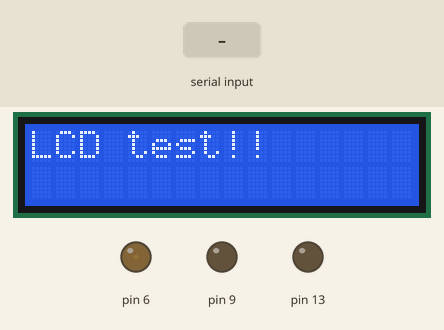
Simulated run of this sketch. Board: Arduino Uno, built with avr-gcc and run on an emulated ATmega328P. Parts: 16×2 character LCD, output pins drawn as LEDs (lit = HIGH). The test bench sets the inputs (shaded band). What the sketch prints to the serial monitor is not drawn.

Above: at 0.1 s.
At 1.6 s:
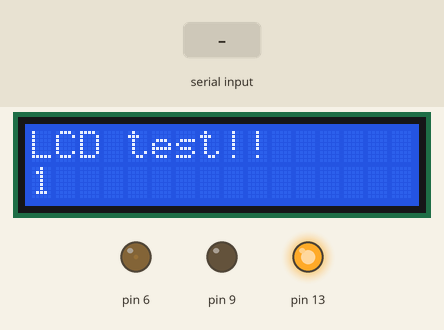
1.7 s: "N" received over Serial
At 2.8 s:
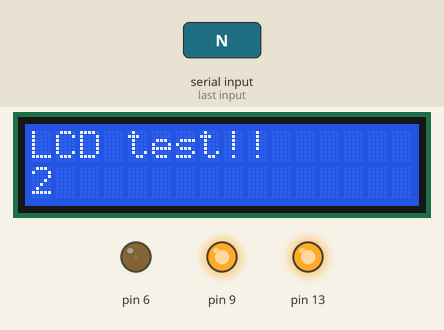
Timing chart, 0 to 4.7 s (numbered marks = the images above; inputs shaded):
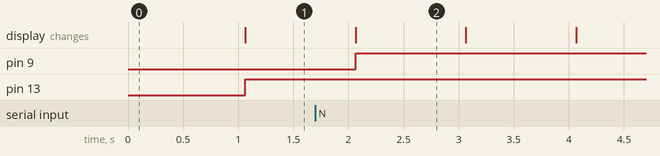

Measured:
- after the input at 1.7 s, pin 9: LOW → HIGH after 0.36 s
- what the display in image 2 shows lasts 1.0 s, from 2.1 s to 3.1 s

The sketch:

LCD.ino
```cpp
/*
Library Originally added by David A Mellis
Library Modified by Limor Fried
Example added by Tom Igoe
Modified by Tom Igoe
This example is in the public domain. http://www.arduino.cc.en/Tutorial/LiquidCrystal
Contrast modification by Ahmed Murtaza Qureshi (www.engineeringlearning.blogspot.com)
*/
#include <LiquidCrystal.h>
char ch;
int Contrast=5;
// initialize the library with the numbers of the interface pins
LiquidCrystal lcd(12, 11, 5, 4, 3, 2);
//int backLight = 13;    // pin 13 will control the backlight

void setup()
{
  //pinMode(backLight, OUTPUT);
//  digitalWrite(backLight, HIGH); // turn backlight on. Replace 'HIGH' with 'LOW' to turn it off.
  Serial.begin(9600);
  Serial.println("LCD test with PWM contrast adjustment");
  pinMode(13,OUTPUT);
  analogWrite(6,Contrast);
  // set up the LCD's number of columns and rows:
  lcd.begin(16, 2);
  // Print a message to the LCD.
  lcd.print("LCD test!!");
}

void loop()
{
   delay(1000);
   digitalWrite(13,HIGH);
  // set the cursor to column 0, line 1
  // (note: line 1 is the second row, since counting begins with 0):
  lcd.setCursor(0, 1);
  // print the number of seconds since reset:
  lcd.print(millis() / 1000);
}

void serialEvent()
{
     if (Serial.available())
  {
    ch= Serial.read();
    if(ch=='A' && Contrast<255)
    {
      Contrast=Contrast+1;
    }
    if(ch=='B' && Contrast>0)
    {
      Contrast=Contrast-1;
    }
        if(ch=='N')
    {
      analogWrite(9,28836);
    }
       if(ch=='F')
    {
      analogWrite(9,0);
    }
    analogWrite(6,Contrast);
    Serial.println("Current contrast");
    Serial.println(Contrast);
  }
}
```
